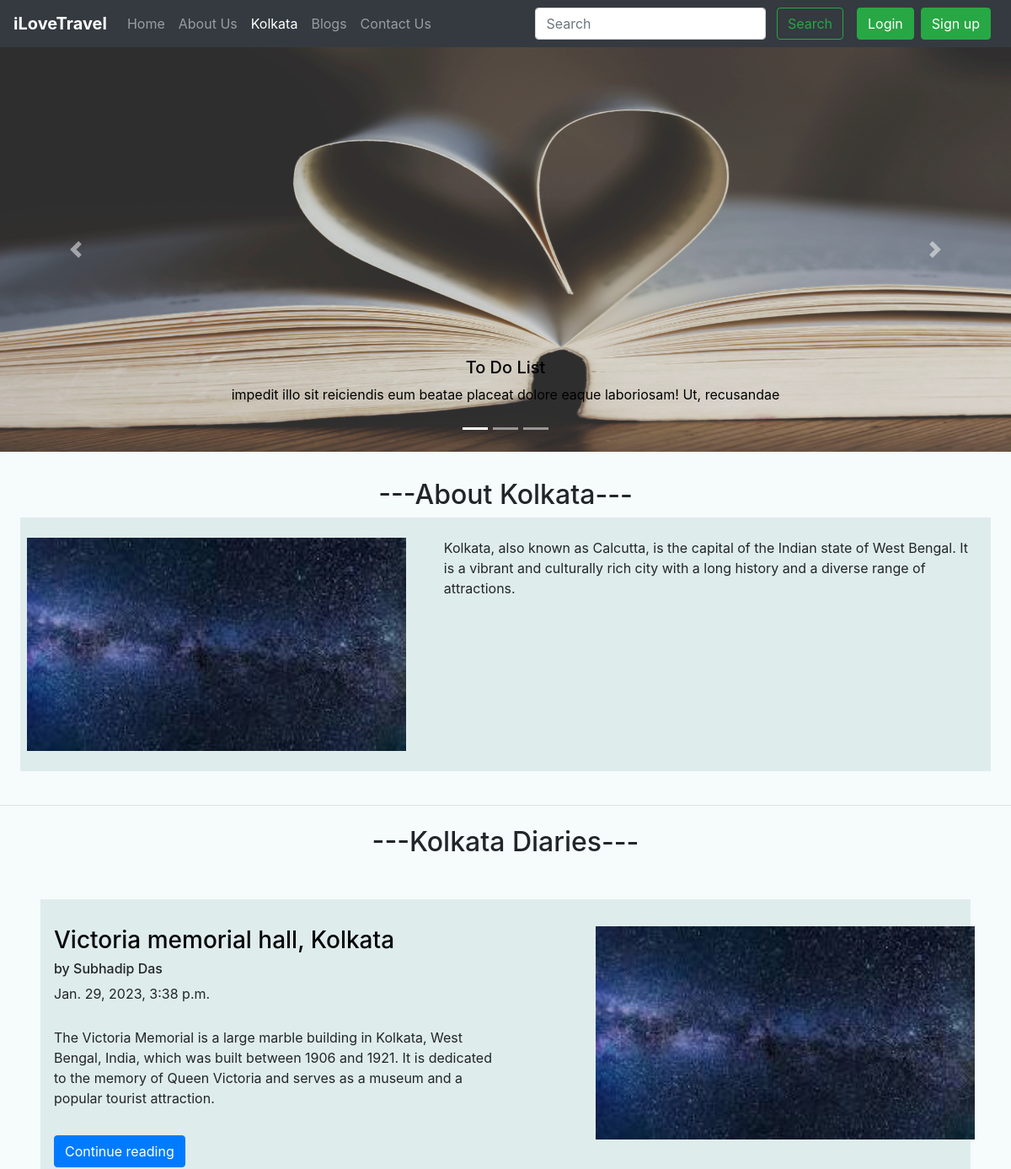
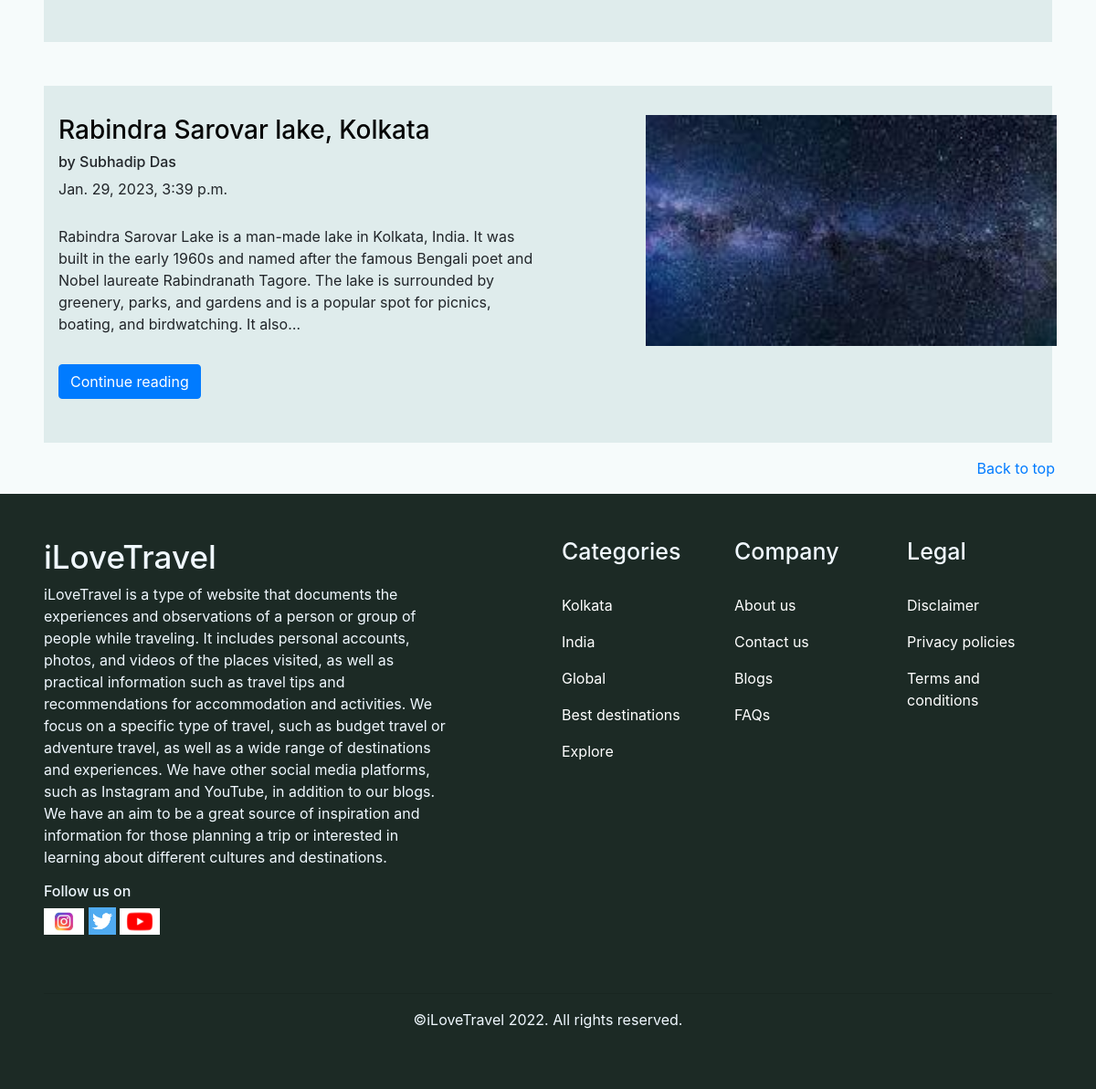
Screenshot of /kolkata/ with the database file from the repository (2 pictures, top to bottom).
### kolkata/models.py (models this page shows, shortened)
class KolkataPost(models.Model):
    sno = models.AutoField(primary_key=True)
    title= models.CharField(max_length=122)
    content=models.TextField()
    author= models.CharField(max_length=122)
    views= models.IntegerField(default= 0)
    slug=models.CharField(max_length=130)
    timestamp = models.DateTimeField(default=now)

### kolkata/views.py (the view)
# urls.py: path("kolkata/", include('kolkata.urls')),
def kolkata(request):
    allposts= KolkataPost.objects.all()
    context= {'allposts':allposts}
    return render(request, 'kolkata/kolkata.html',context)

### templates/kolkata/kolkata.html (shortened to what this page needs)
{% extends 'base.html' %}
{% block kolkataactive %}active{% endblock kolkataactive %}
{% block body %}
<div id="carouselExampleCaptions" class="carousel slide mx-0 my-0" data-ride="carousel">
    <ol class="carousel-indicators">
        <li data-target="#carouselExampleCaptions" data-slide-to="0" class="active"></li>
        <li data-target="#carouselExampleCaptions" data-slide-to="1"></li>
        <li data-target="#carouselExampleCaptions" data-slide-to="2"></li>
    </ol>
    <div class="carousel-inner">
        <div class="carousel-item active">
            <img src="../static/img/knowledge.jpg" style="height: 60vh;" class="d-block w-100" alt="...">
            <div class="carousel-caption d-none d-md-block" style="color: black;">
                <h5>To Do List</h5>
                <p>
                    impedit illo sit reiciendis eum beatae placeat dolore eaque laboriosam! Ut, recusandae
                </p>
            </div>
        </div>
    </div>
    <button class="carousel-control-prev" type="button" data-target="#carouselExampleCaptions"
        data-slide="prev">
        <span class="carousel-control-prev-icon" aria-hidden="true"></span>
    </button>
    <button class="carousel-control-next" type="button" data-target="#carouselExampleCaptions"
        data-slide="next">
        <span class="carousel-control-next-icon" aria-hidden="true"></span>
    </button>
</div>
<br>
<div class="container text-center my-2">
    <h2>---About Kolkata---</h2>
</div>
<div class="mt-2 px-2 py-2 mx-4" style="background-color:rgb(223, 236, 236);">
    <div class="row">
        <div class="glow col-lg-5">
            <img src="../static/img/test.jpeg" alt="" style="width: 450px" class="my-3">
        </div>
        <div class="col-lg-7 my-3 px-4">
            <p>Kolkata, also known as Calcutta, is the capital of the Indian state of West Bengal. It
                is a vibrant and culturally rich city with a long history and a diverse range of attractions.</p>
        </div>
    </div>
</div>
<br>
<hr>
<div class="container text-center my-4">
    <h2>---Kolkata Diaries---</h2>
</div>
{% for post in allposts %}
<div class="mt-5 px-3 py-3 mx-5" style="background-color:rgb(223, 236, 236);">
  <div class="row">
      <div class="col-lg-6 my-3">
          <h3><a href="/kolkata/{{post.slug}}" style="color: rgb(6, 6, 6); text-decoration: none;">{{post.title}}</a>
          </h3>
          <h6>by {{post.author}}</h6>
          <p class="my-1">{{post.timestamp}}</p>
          <br>
          <p class="card-text mb-auto">
              <div class="preview">{{post.content|safe|truncatechars:300}}</div>
          </p>
          <a href="/kolkata/{{post.slug}}" style="color: rgb(255, 254, 254); text-decoration: none;"><button
                  type="button" class="btn btn-primary my-3">Continue reading</button></a>
      </div>
      <div class="col-lg-1">
      </div>
      <div class="glow col-lg-5">
          <img src="../static/img/test.jpeg" alt="" style="width: 450px" class="my-3">
      </div>
  </div>
</div>
{% endfor %}
<div class="container my-3" style="text-align:end">
    <a href="/kolkata">Back to top</a>
</div>
{% endblock body %}

### static/index.css (style rules this page uses)
* { margin: 0px; padding: 0px; }
body { background-color: rgb(246, 251, 251); }

### rows the page displays
KolkataPost: title "Victoria memorial hall, Kolkata", author "Subhadip Das", timestamp "Jan. 29, 2023, 3:38 p.m.", content "The Victoria Memorial is a large marble building in Kolkata, West Bengal, India, which was built between 1906 and 1921. It is dedicated to the memory of Queen Victoria and serves as a museum and a popular tourist attraction."
KolkataPost: title "Rabindra Sarovar lake, Kolkata", author "Subhadip Das", timestamp "Jan. 29, 2023, 3:39 p.m.", content "Rabindra Sarovar Lake is a man-made lake in Kolkata, India. It was built in the early 1960s and named after the famous Bengali poet and Nobel laureate Rabindranath Tagore. The lake is surrounded by greenery, parks, and gardens and is a popular spot for picnics, boating, and birdwatching. It also…"
